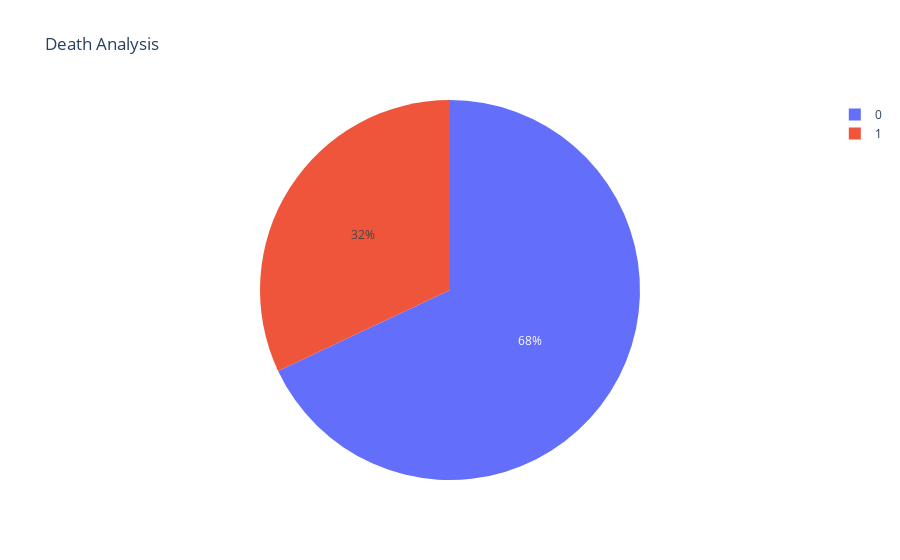

Notebook cell for this chart:
### Code cell
fig=px.pie(df,values='diabetes',names='DEATH_EVENT',title='Death Analysis')
fig.show()

### Figure 1 — Plotly figure (JSON) as saved in the notebook; plotly's stock layout.template omitted (floating-point values rounded to 4 significant figures; data arrays with more than 128 entries replaced by an {"elided": "..."} marker saying what was removed)
{"data": [{"domain": {"x": [0, 1], "y": [0, 1]}, "hovertemplate": "DEATH_EVENT=%{label}<br>diabetes=%{value}<extra></extra>", "labels": {"elided": "299 int values"}, "legendgroup": "", "name": "", "showlegend": true, "type": "pie", "values": {"elided": "299 int values"}}], "layout": {"legend": {"tracegroupgap": 0}, "title": {"text": "Death Analysis"}}}
